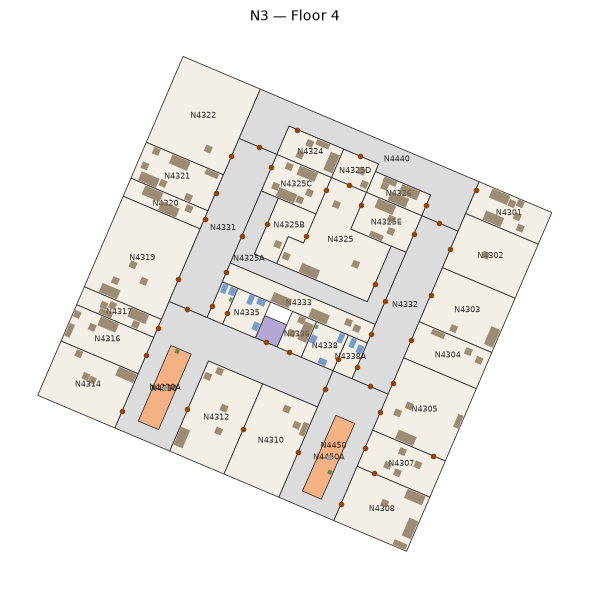
#> input picture data/dev/osm-way22744230/floor_4.png, 589 x 589 px
$ python -i prepare.py   (imports and definitions only)
#> lines starting #> are read from the running program, lines starting #| are printed output that depends on the picture; after the words box and inside, x2 and y2 are one past the last pixel; in counts of white or black regions, pixels touching at a corner belong together
"""Stage 2 — make a plan image clean enough to segment: flatten a photographed sheet, crop to the plan drawing, and
find the walls (dark, unsaturated pixels — coloured fills such as green escape routes are not walls)."""

import cv2
import numpy as np

from backend.core.plan_import.model import Point

MIN_SHEET_FRACTION = 0.3  # a detected sheet must cover this much of the photo
WHOLE_IMAGE_FRACTION = 0.95  # a "sheet" this large is the scan itself: no warp
CROP_MARGIN = 0.02


# [6 lines left out: function order_corners, not called in this run]


def find_sheet(image: np.ndarray) -> np.ndarray | None:
    gray = cv2.GaussianBlur(cv2.cvtColor(image, cv2.COLOR_BGR2GRAY), (5, 5), 0)
    _, bright = cv2.threshold(gray, 0, 255, cv2.THRESH_BINARY + cv2.THRESH_OTSU)
    bright = cv2.morphologyEx(bright, cv2.MORPH_CLOSE, np.ones((15, 15), np.uint8))
    contours, _ = cv2.findContours(bright, cv2.RETR_EXTERNAL, cv2.CHAIN_APPROX_SIMPLE)
    if not contours:
        return None
    contour = max(contours, key=cv2.contourArea)
    area = cv2.contourArea(contour)
    image_area = image.shape[0] * image.shape[1]
    if area < MIN_SHEET_FRACTION * image_area or area > WHOLE_IMAGE_FRACTION * image_area:
        return None
    quad = cv2.approxPolyDP(contour, 0.02 * cv2.arcLength(contour, True), True)
    return order_corners(quad) if len(quad) == 4 else None


def rectify(image: np.ndarray, corners: list[Point] | None = None) -> tuple[np.ndarray, np.ndarray | None]:
    """Warp the sheet flat. `corners`: normalised TL, TR, BR, BL from the model; else the largest bright
    quadrilateral. Returns (image, homography source → output) or (image, None) when nothing to flatten."""
    height, width = image.shape[:2]
    if corners is not None:
        quad = order_corners(np.float32([[x * width, y * height] for x, y in corners]))
    else:
        quad = find_sheet(image)
        if quad is None:
            return image, None
    tl, tr, br, bl = quad
    out_w = int(round((np.linalg.norm(tr - tl) + np.linalg.norm(br - bl)) / 2))
    out_h = int(round((np.linalg.norm(bl - tl) + np.linalg.norm(br - tr)) / 2))
    target = np.float32([[0, 0], [out_w - 1, 0], [out_w - 1, out_h - 1], [0, out_h - 1]])
    homography = cv2.getPerspectiveTransform(quad, target)
    return cv2.warpPerspective(image, homography, (out_w, out_h), borderValue=(255, 255, 255)), homography


# [40 lines left out: functions crop, wall_mask, not called in this run]

>>> import cv2
>>> picture = cv2.imread('../../../data/dev/osm-way22744230/floor_4.png')
#> picture is the input picture: shape (589, 589, 3); mean B, G, R 234.6, 237.8, 239.9
>>> result = rectify(picture)
#> in find_sheet, `gray = cv2.GaussianBlur(cv2.cvtColor(image, cv2.COLOR_BGR2GRAY), (5, 5..`:
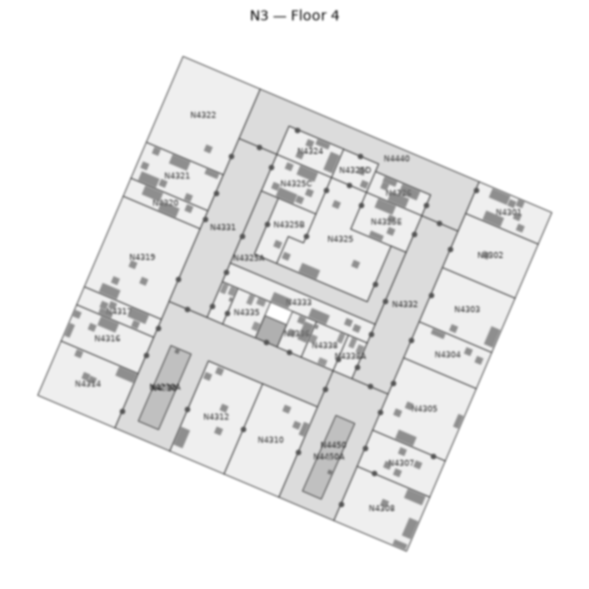
#> gray: shape (589, 589); min 68, max 255, mean 238
#> in find_sheet, `_, bright = cv2.threshold(gray, 0, 255, cv2.THRESH_BINARY + cv2.THRESH..`:
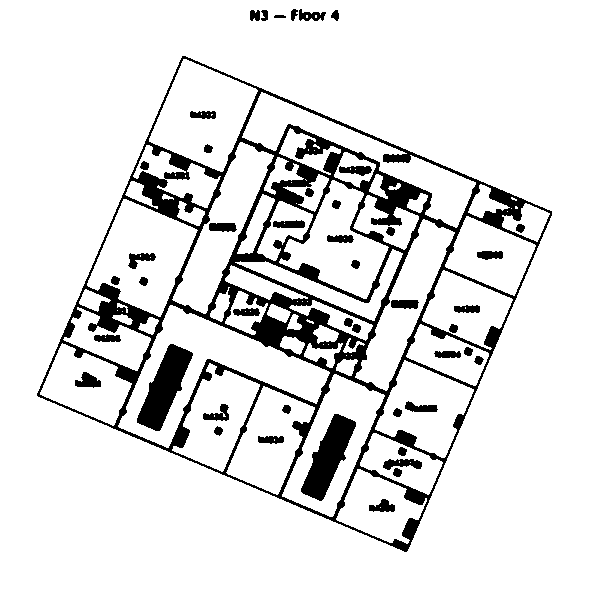
#> bright: shape (589, 589); 88.6% white; 46 black regions, largest, box (x1, y1, x2, y2) and area: (37, 56, 552, 552) 29815, (137, 344, 193, 431) 2277, (301, 414, 356, 501) 2181
#> in find_sheet, `bright = cv2.morphologyEx(bright, cv2.MORPH_CLOSE, np.ones((15, 15), n..`:
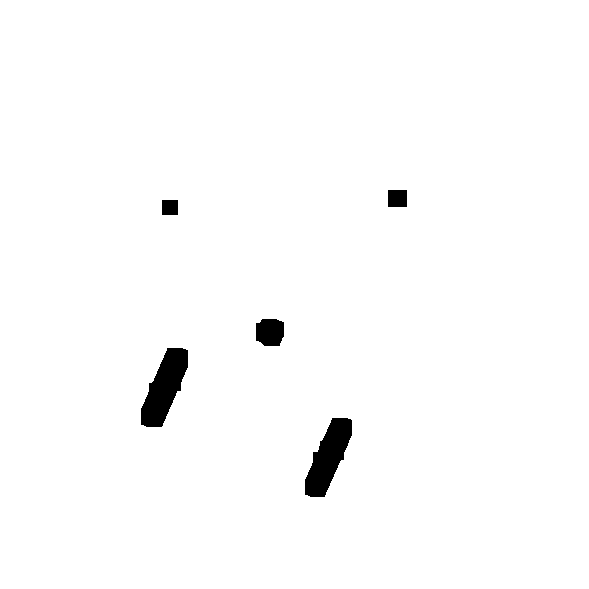
#> bright: shape (589, 589); 98.4% white; 5 black regions, box (x1, y1, x2, y2) and area: (141, 348, 188, 427) 2120, (305, 418, 352, 497) 2032, (256, 319, 284, 346) 668, (388, 190, 407, 207) 323, (162, 200, 178, 215) 240
#> in find_sheet, `contours, _ = cv2.findContours(bright, cv2.RETR_EXTERNAL, cv2.CHAIN_AP..`: contours = [[[0, 0], [0, 588], [588, 588], [588, 0]]]
#> in find_sheet, `contour = max(contours, key=cv2.contourArea)`: contour = [[0, 0], [0, 588], [588, 588], [588, 0]]
#> in find_sheet, `area = cv2.contourArea(contour)`: area = 345744

$ run again, on data/dev/osm-way22744230/floor_6.png
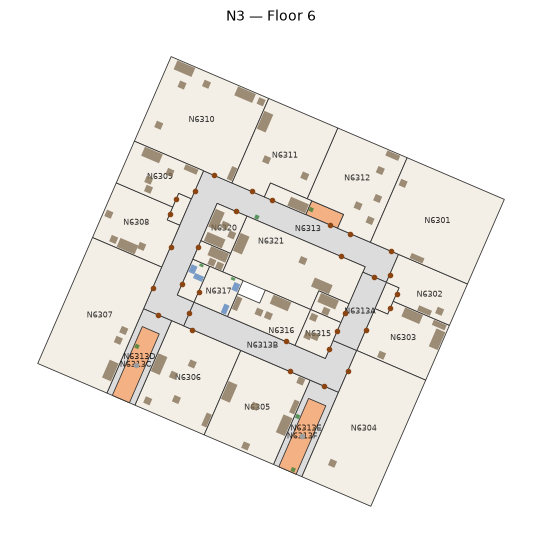
#> input picture data/dev/osm-way22744230/floor_6.png, 542 x 544 px
#> picture is the input picture: shape (544, 542, 3); mean B, G, R 236.4, 240.2, 242.5
#> in find_sheet, `_, bright = cv2.threshold(gray, 0, 255, cv2.THRESH_BINARY + cv2.THRESH..`:
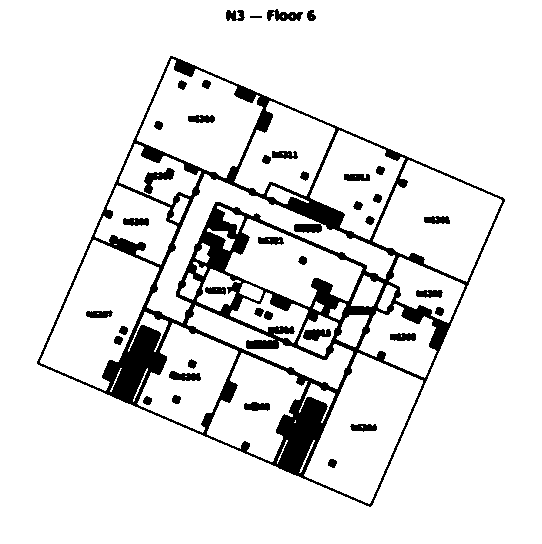
#> bright: shape (544, 542); 89.9% white; 39 black regions, largest, box (x1, y1, x2, y2) and area: (37, 56, 505, 507) 25350, (144, 168, 175, 194) 326, (267, 9, 303, 21) 265
#> in find_sheet, `bright = cv2.morphologyEx(bright, cv2.MORPH_CLOSE, np.ones((15, 15), n..`:
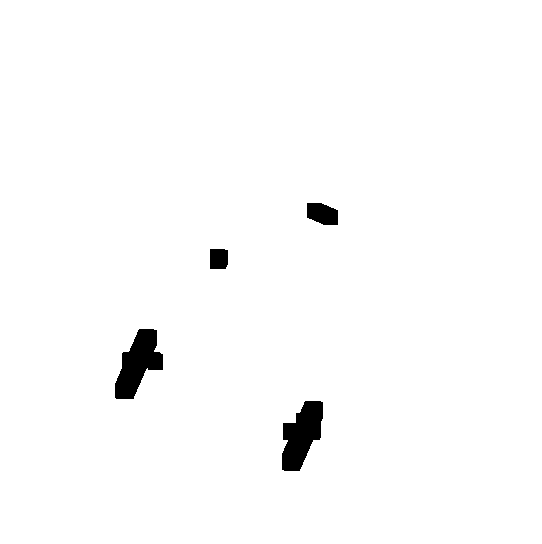
#> bright: shape (544, 542); 98.4% white; 4 black regions, box (x1, y1, x2, y2) and area: (115, 329, 163, 399) 1916, (282, 401, 323, 471) 1866, (307, 203, 338, 225) 554, (210, 249, 228, 269) 351
#> contours = [[[0, 0], [0, 543], [541, 543], [541, 0]]]
#> contour = [[0, 0], [0, 543], [541, 543], [541, 0]]
#> area = 293763
